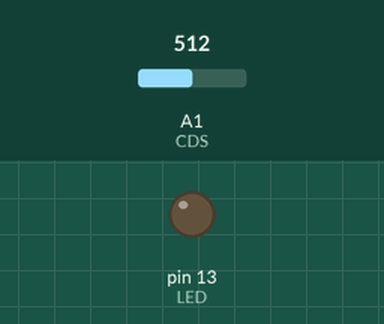
Recording of a sketch running on a simulated Arduino Uno, built with avr-gcc and run on an emulated ATmega328P. Shown: output pins drawn as LEDs (lit = HIGH). Inputs (shaded band) come from the test bench; at power-on: A1 (CDS) = 512.

Above: at 1.2 s.
1.3 s: A1 (CDS) set to 693
2.8 s: A1 (CDS) set to 709
At 3.3 s:
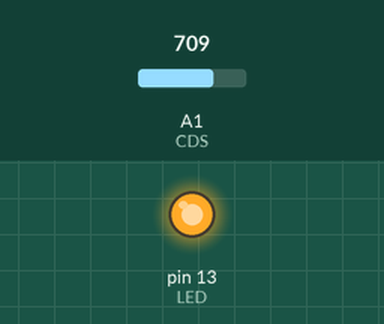
4.3 s: A1 (CDS) set to 690
At 4.7 s:
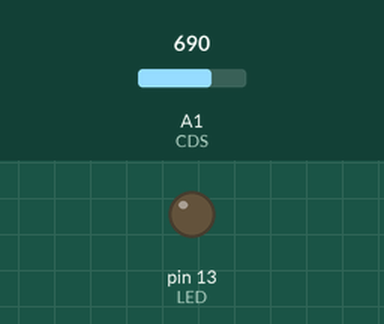
5.8 s: A1 (CDS) set to 710
At 6.7 s:
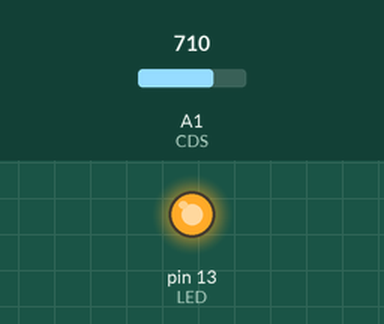
Timing chart, 0 to 8.3 s (numbered marks = the images above; inputs shaded):
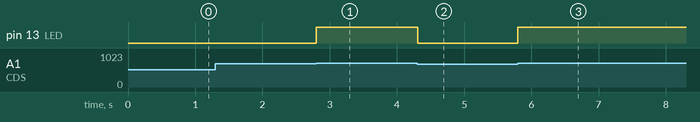

The sketch:

_07_LED_ON_OFF_by_CDS.ino
```cpp
const int CDS = A1;        // 조도센서 A1에 연결
const int LED = 13;
float val = 0;

void setup()
{
  pinMode(LED, OUTPUT);
}

void loop()
{
  val = analogRead(CDS);       // 조도센서 값 읽기
  val = constrain(val, 100, 950);     // 센서 값 최소, 최대 값 설정
  if (val > 700)              // LED작동 기준 값 700, 환경에 따라 다름
  {
    digitalWrite(LED, HIGH);   // 700 초과할 경우 LED 켜짐
    delay(10);
  }
  else
  {
    digitalWrite(LED, LOW);    // 1000 이하일 경우 LED 꺼짐
  }
}
```

Measured:
- the behaviour switches between 700 and 701 on A1 (CDS) (found by bisection; images 0 and 1)
- after the input at 1.3 s, every drawn part: stays the same
- after the input at 2.8 s, pin 13 (LED): LOW → HIGH at once
- after the input at 4.3 s, pin 13 (LED): HIGH → LOW at once
- after the input at 5.8 s, pin 13 (LED): LOW → HIGH at once
